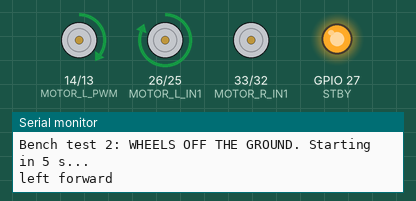
The sketch below on a simulated ESP32. Parts: motor-driver pin pairs drawn as motors (green arrow = first pin HIGH = forward, orange = second pin HIGH = backward, longer = more drive, stopped while the standby pin is LOW), output pins drawn as LEDs (lit = HIGH), the last lines printed to the serial monitor.

Above: at 5.7 s.
At 8.2 s:
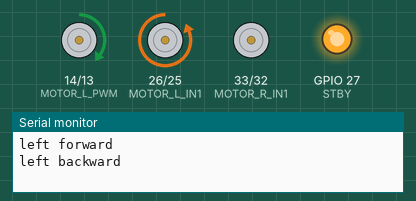
At 10.7 s:
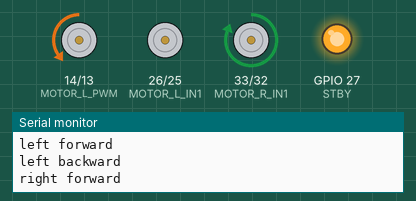
At 13.2 s:
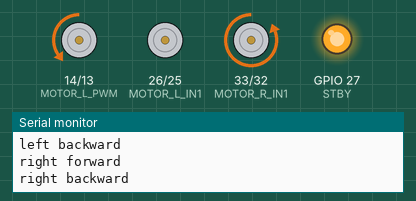
At 16.0 s:
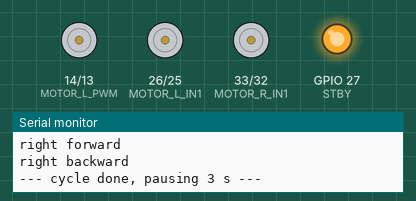
Timing chart, 0 to 21.9 s (numbered marks = the images above):
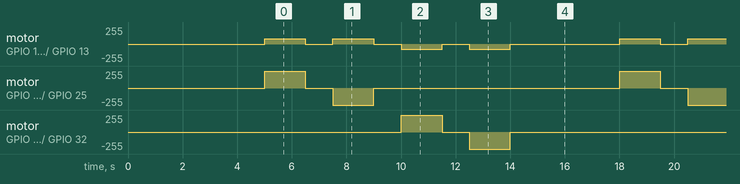

Measured:
- by itself, motor on GPIO 14 (MOTOR_L_PWM) / GPIO 13 (MOTOR_R_PWM): repeats every 13.0 s: stopped 1.0 s, forward 80/255 1.5 s, 2 × (stopped 1.0 s, backward 80/255 1.5 s), stopped 4.0 s, forward 80/255 1.5 s
- by itself, motor on GPIO 26 (MOTOR_L_IN1) / GPIO 25 (MOTOR_L_IN2), motor on GPIO 33 (MOTOR_R_IN1) / GPIO 32 (MOTOR_R_IN2): repeats every 13.0 s: stopped 1.0 s, backward 255/255 1.5 s, stopped 9.0 s, forward 255/255 1.5 s

The sketch:

test_02_motors.ino
```cpp
// each motor forward then back, one at a time. WHEELS OFF THE GROUND.
// needs the 6 V rail on and all grounds shared.
// wrong direction: swap that motor's two wires. hums but won't turn: raise TEST_PWM.

#define STBY        27
#define MOTOR_L_IN1 26
#define MOTOR_L_IN2 25
#define MOTOR_L_PWM 14
#define MOTOR_R_IN1 33
#define MOTOR_R_IN2 32
#define MOTOR_R_PWM 13

const int TEST_PWM = 80;

void setMotor(uint8_t in1, uint8_t in2, uint8_t pwmPin, int speed) {
  speed = constrain(speed, -255, 255);
  if (speed > 0)      { digitalWrite(in1, HIGH); digitalWrite(in2, LOW); }
  else if (speed < 0) { digitalWrite(in1, LOW);  digitalWrite(in2, HIGH); }
  else                { digitalWrite(in1, LOW);  digitalWrite(in2, LOW); }
  analogWrite(pwmPin, abs(speed));
}

void runMotor(const char* label, uint8_t in1, uint8_t in2, uint8_t pwmPin, int speed) {
  Serial.println(label);
  setMotor(in1, in2, pwmPin, speed);
  delay(1500);
  setMotor(in1, in2, pwmPin, 0);
  delay(1000);
}

void setup() {
  Serial.begin(115200);
  pinMode(STBY, OUTPUT);
  pinMode(MOTOR_L_IN1, OUTPUT); pinMode(MOTOR_L_IN2, OUTPUT); pinMode(MOTOR_L_PWM, OUTPUT);
  pinMode(MOTOR_R_IN1, OUTPUT); pinMode(MOTOR_R_IN2, OUTPUT); pinMode(MOTOR_R_PWM, OUTPUT);
  digitalWrite(STBY, HIGH);
  Serial.println("Bench test 2: WHEELS OFF THE GROUND. Starting in 5 s...");
  delay(5000);
}

void loop() {
  runMotor("left forward",  MOTOR_L_IN1, MOTOR_L_IN2, MOTOR_L_PWM,  TEST_PWM);
  runMotor("left backward", MOTOR_L_IN1, MOTOR_L_IN2, MOTOR_L_PWM, -TEST_PWM);
  runMotor("right forward", MOTOR_R_IN1, MOTOR_R_IN2, MOTOR_R_PWM,  TEST_PWM);
  runMotor("right backward",MOTOR_R_IN1, MOTOR_R_IN2, MOTOR_R_PWM, -TEST_PWM);
  Serial.println("--- cycle done, pausing 3 s ---");
  delay(3000);
}
```
